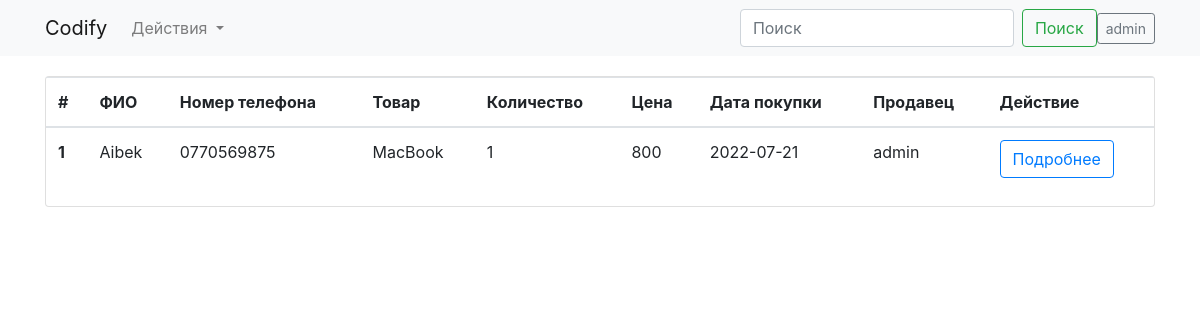
Screenshot of / (signed in) with the database file from the repository.
### app/models.py (models this page shows, shortened)
class User(UserMixin, db.Model):
    id = db.Column(db.Integer, primary_key=True)
    username = db.Column(db.String(32))
    password_hash = db.Column(db.String(44))
    @property
    def password(self):
        return self.password_hash

class Customers(db.Model):
    id = db.Column(db.Integer, primary_key=True)
    name = db.Column(db.String(64))
    phone_number = db.Column(db.String(32))
    item = db.Column(db.String(64))
    quantity = db.Column(db.Integer())
    price = db.Column(db.Integer())
    date_in = db.Column(db.Date())
    user = db.relationship('User', backref=db.backref('customers'))
    user_id = db.Column(db.Integer, db.ForeignKey('user.id'))

### app/views.py (the view)
def index():
    customers = Customers.query.all()
    return render_template('index.html', customers=customers)

### app/models.py (called while the page is built)
@login_manager.user_loader
def load_user(user_id):
    return User.query.get(int(user_id))

### app/templates/index.html
{% extends "base.html" %}
{% block content %}
<div class="container">
  <div class="card">
    <table class="table">
      <thead>
        <tr>
          <th scope="col">#</th>
          <th scope="col">ФИО</th>
          <th scope="col">Номер телефона</th>
          <th scope="col">Товар</th>
          <th scope="col">Количество</th>
          <th scope="col">Цена</th>
          <th scope="col">Дата покупки</th>
          <th scope="col">Продавец</th>
          <th scope="col">Действие</th>
        </tr>
      </thead>
      <tbody>
      {% for customer in customers %}
        <tr>
          <th scope="row">{{ customer.id }}</th>
          <td>{{ customer.name }}</td>
          <td>{{ customer.phone_number }}</td>
          <td>{{ customer.item }}</td>
          <td>{{ customer.quantity }}</td>
          <td>{{ customer.price }}</td>
          <td>{{ customer.date_in }}</td>
          <td>{{ customer.user.username }}</td>
          <td><a class="btn btn-outline-primary" href="{{ url_for('customer_detail', customer_id=customer.id) }}">Подробнее</a></td>
        </tr>
      {% endfor %}
      </tbody>
    </table>
  </div>
</div>
{% endblock content %}

### app/templates/base.html (shortened to what this page needs)
<!doctype html>
<html lang="en">
  <head>
    <link rel="stylesheet" href="https://cdn.jsdelivr.net/npm/bootstrap@4.6.1/dist/css/bootstrap.min.css">
    <link href="{{ url_for('static', filename='css/style.css') }}" rel="stylesheet">
  </head>
  <body>
  <nav class="navbar navbar-expand-lg navbar-light bg-light">
    <div class="container">
    <a class="navbar-brand" href="{{ url_for('index') }}">Codify</a>
    <div class="collapse navbar-collapse" id="navbarSupportedContent">
      <ul class="navbar-nav mr-auto">
        <li class="nav-item dropdown">
          <a class="nav-link dropdown-toggle" href="#" id="navbarDropdown" role="button" data-toggle="dropdown" aria-expanded="false">
            Действия
          </a>
        </li>
      </ul>
      <form class="form-inline my-2 my-lg-0">
        <input class="form-control mr-sm-2" type="search" placeholder="Поиск" aria-label="Поиск">
        <button class="btn btn-outline-success my-2 my-sm-0" type="submit">Поиск</button>
        {% if current_user.is_authenticated %}
          <a class="btn btn-sm btn-outline-secondary" href="#">{{ current_user.username }}</a>
        {% endif %}
      </form>
    </div>
    </div>
  </nav>
  <div class="content">
    {% block content %}
    {% endblock %}
  </div>
  </body>
</html>

### app/static/css/style.css (style rules this page uses)
.content { padding-top: 20px; padding-bottom: 20px; }

### rows the page displays
User: username "admin"
Customers: id "1", name "Aibek", phone_number "0770569875", item "MacBook", quantity "1", price "800", date_in "2022-07-21", user.username "admin"
